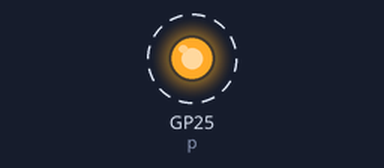
Bench run of a program on a simulated Raspberry Pi Pico running MicroPython. Shown: output pins drawn as LEDs (lit = HIGH). Dashed ring = blinking. At 10.0 s the program stops and its outputs stay as they are.

Above: at 0.5 s.
Timing chart, 0 to 4.6 s (numbered marks = the images above):
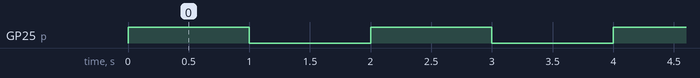

Measured:
- by itself, GP25 (p): alternates HIGH for 1.0 s and LOW for 1.0 s, 10 changes in all, then stays LOW

The program:

blink.py
```python
from machine import Pin
import time

p = Pin("LED", Pin.OUT)

def toggle(max):
    lap = 0

    while (lap < max):
        p.value(1)
        time.sleep(1)
        p.value(0)
        time.sleep(1)

        lap += 1

toggle(5)
```
